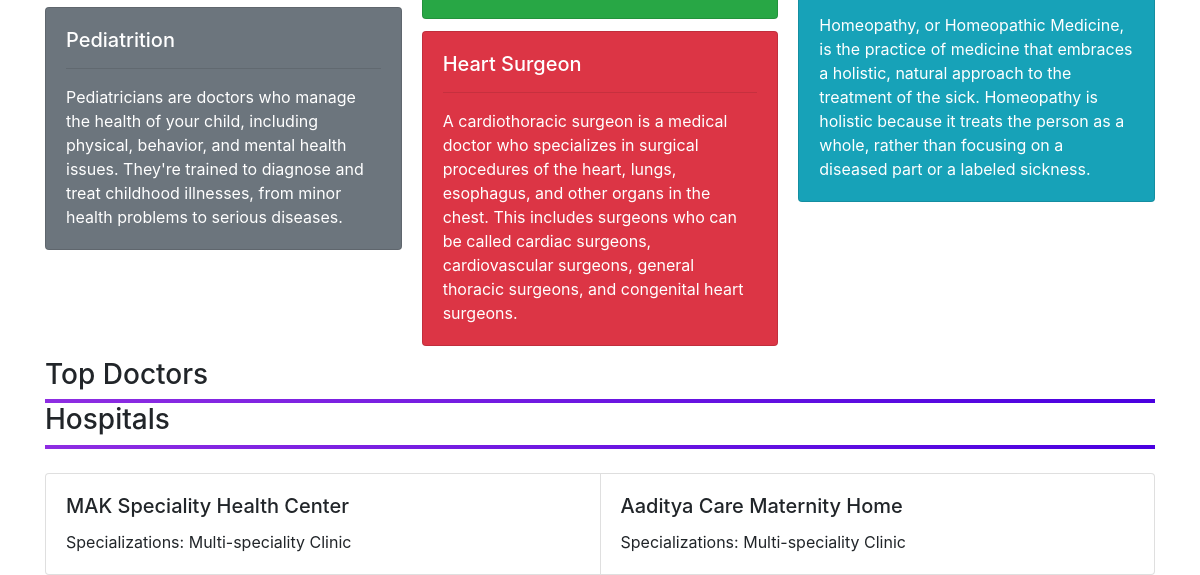
Before: / (lower part) with the older database file.
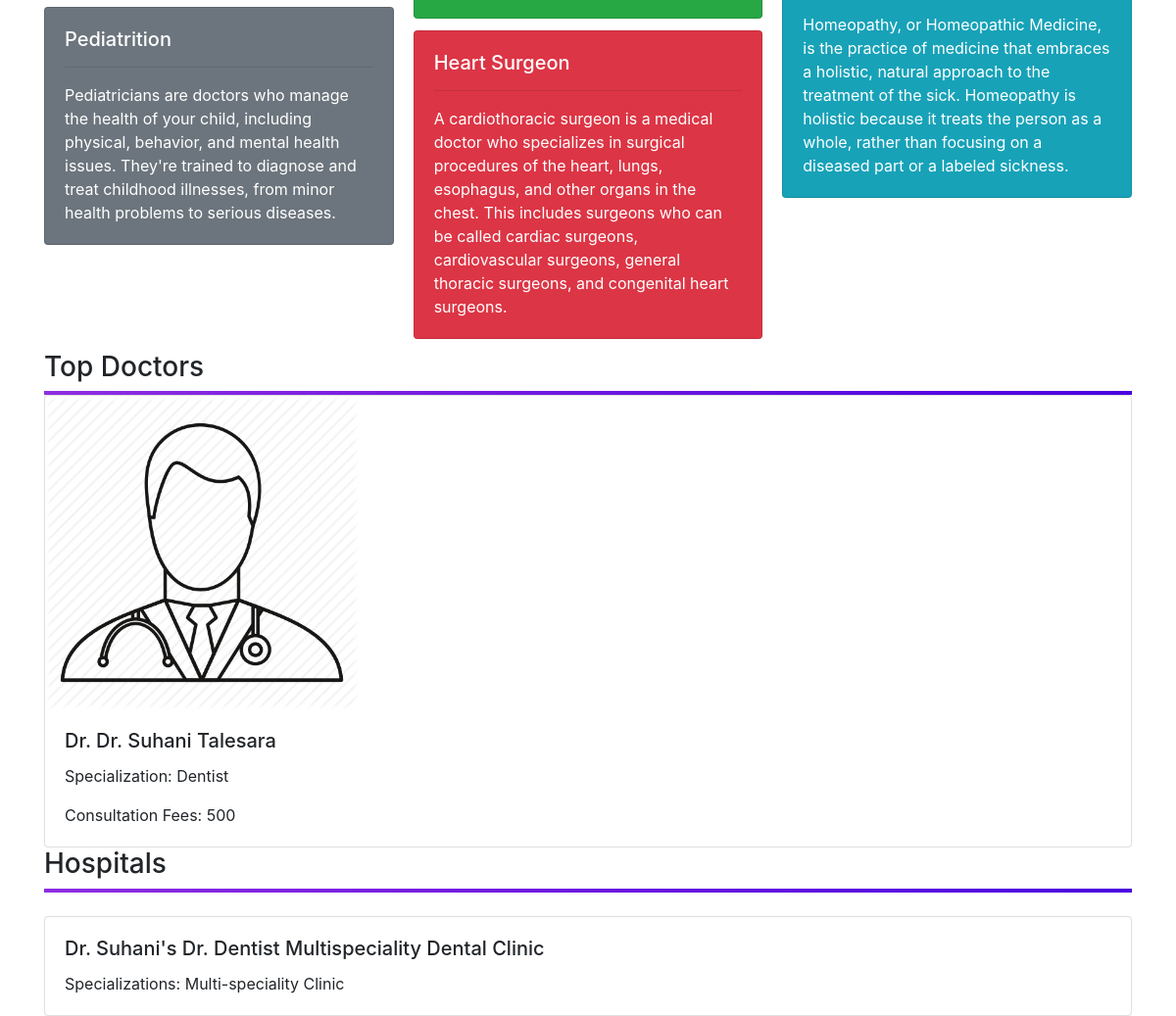
After: the same page with the newer database file.
### kindlycare/models.py (models this page shows, shortened)
class Hospitals(db.Model):
    __tablename__ = 'hospital'
    id = db.Column(db.Integer,primary_key=True)
    name = db.Column(db.String(100),nullable=False)
    speciality = db.Column(db.String(50),nullable=False)
    description = db.Column(db.Text,nullable=False)
    contact_no = db. Column(db.Integer,nullable=False)
    address = db.Column(db.Text,nullable=False)
    start_time = db.Column(db.Time,nullable=False)
    end_time = db.Column(db.Time,nullable=False)
    days = db.Column(db.PickleType,nullable=False)
    doctors_name = db.relationship('Doctors',secondary=relate, backref = db.backref('hospital', lazy = True))
    feedbacks = db.relationship('Feedback',backref='hospital')
    def __repr__(self):
        return f"Hospital Name is : {self.name}"

class Doctors(db.Model, UserMixin):
    __tablename__ = 'doctors'
    id = db.Column(db.Integer,primary_key = True)
    name = db.Column(db.String(20),nullable = False)
    password = db.Column(db.String(20))
    email = db.Column(db.String(64),unique = True,index = True)
    qualification = db.Column(db.String(50),nullable = False)
    specialization = db.Column(db.String(140))
    consultation_fees = db.Column(db.Integer, nullable = False)
    profile_image = db.Column(db.String(64),default = 'default_image.jpg')
    experience = db.Column(db.Text,nullable = False)
    contact_number = db.Column(db.String(10),nullable = False)
    description = db.Column(db.Text,nullable = False)
    address_line_1 = db.Column(db.Text,nullable = False,default='India')
    address_line_2 = db.Column(db.Text,nullable = False,default='India')
    address_line_3 = db.Column(db.Text,nullable = False,default='India')
    reviews = db.relationship('Reviews',backref='doctor')
    slots = db.relationship('Slots',backref='doctor')
    appointments = db.relationship('Appointments',backref='doctor')
    hospitals_name = db.relationship('Hospitals',secondary=relate, backref = db.backref('doctor', lazy = True))
    def __repr__(self):
        return f"Name  : {self.name}"

### kindlycare/core/views.py (the view)
@core.route('/', methods=['GET', 'POST'])
def home():
    if request.method == 'POST':
        opt = request.form.get('options')
        print(opt)  # Value of the Radio Button
        return redirect(url_for('core.filter', opt=opt))
    '''slot = Slots.query.filter_by(doc_id=current_user.id).all()
    for i in slot:
        print(i.morning_slots)'''
    docs = []
    hosps = []
    hosps = Hospitals.query.limit(6).all()
    print(hosps)
    docs.append(Doctors.query.filter_by(specialization='Dentist').first())
    docs.append(Doctors.query.filter_by(specialization='Pediatrition').first())
    docs.append(Doctors.query.filter_by(
        specialization='General Physician').first())
    docs.append(Doctors.query.filter_by(
        specialization='Heart Surgeon').first())
    docs.append(Doctors.query.filter_by(specialization='Homeopath').first())
    docs.append(Doctors.query.filter_by(specialization='Neurologist').first())
    docs = [i for i in docs if i]
    print(docs)
    return render_template('index.html', docs=docs, hosps=hosps)

### kindlycare/templates/index.html (shortened to what this page needs)
{% extends 'base.html' %}
{% block content %}
<div>
    <br>
    <br>
    <br>
    <div style="background-image: linear-gradient(to right,#8E2DE2,#4A00E0);width: 100%;height: 4px;"></div><br>
    <div class="card-columns">
        <div class="card text-white bg-secondary">
            <div class="card-body">
                <h5 class="card-title">Pediatrition</h5>
                <hr>
                <p class="card-text">Pediatricians are doctors who manage the health of your child, including physical,
                    behavior, and mental health issues. They're trained to diagnose and treat childhood illnesses, from
                    minor health problems to serious diseases.</p>
            </div>
        </div>
        <div class="card text-white bg-success">
            <div class="card-body">
            </div>
        </div>
        <div class="card text-white bg-danger">
            <div class="card-body">
                <h5 class="card-title">Heart Surgeon</h5>
                <hr>
                <p class="card-text">A cardiothoracic surgeon is a medical doctor who specializes in surgical procedures
                    of the heart, lungs, esophagus, and other organs in the chest. This includes surgeons who can be
                    called cardiac surgeons, cardiovascular surgeons, general thoracic surgeons, and congenital heart
                    surgeons.</p>
            </div>
        </div>
        <div class="card text-white bg-info">
            <div class="card-body">
                <p class="card-text">Homeopathy, or Homeopathic Medicine, is the practice of medicine that embraces a
                    holistic, natural approach to the treatment of the sick. Homeopathy is holistic because it treats
                    the person as a whole, rather than focusing on a diseased part or a labeled sickness.</p>
            </div>
        </div>
    </div>
    <h3>Top Doctors</h3>
    <div style="background-image: linear-gradient(to right,#8E2DE2,#4A00E0);width: 100%;height: 4px;"></div>
    {% if docs %}
    <div class="card-group">
        {%for doc in docs%}
        <div class="card" style="width: 20rem;">
            <img class="card-img-top" src="{{url_for('static',filename='profile_pics/'+doc.profile_image)}}"
                style="width:20rem;" alt="Card image cap">
            <div class="card-body">
                <h5 class="card-title">Dr. {{doc.name}}</h5>
                <p class="card-text">Specialization: {{doc.specialization}}</p>
                <p class="card-text">Consultation Fees: {{doc.consultation_fees}}</p>
            </div>
        </div>
        {%endfor%}
    </div>
    {% endif %}
    <h3>Hospitals</h3>
    <div style="background-image: linear-gradient(to right,#8E2DE2,#4A00E0);width: 100%;height: 4px;"></div>
    <br>
    <div class="card-group">
        {%for h in hosps%}
        <div class="card">
            <div class="card-body">
                <h5 class="card-title">{{h.name}}</h5>
                <p class="card-text">Specializations: {{h.speciality}}</p>
            </div>
        </div>
        {%endfor%}
    </div>
</div>
{% endblock %}

Changed rows visible on the page:
removed Hospitals: name "Aaditya Care Maternity Home", speciality "Multi-speciality Clinic"
now on this page (row edited): Doctors: profile_image (placeholder picture), name "Dr. Suhani Talesara", specialization "Dentist", consultation_fees "500"
changed Hospitals "Multi-speciality Clinic": name "MAK Speciality Health Center" → "Dr. Suhani's Dr. Dentist Multispeciality Dental Clinic"
